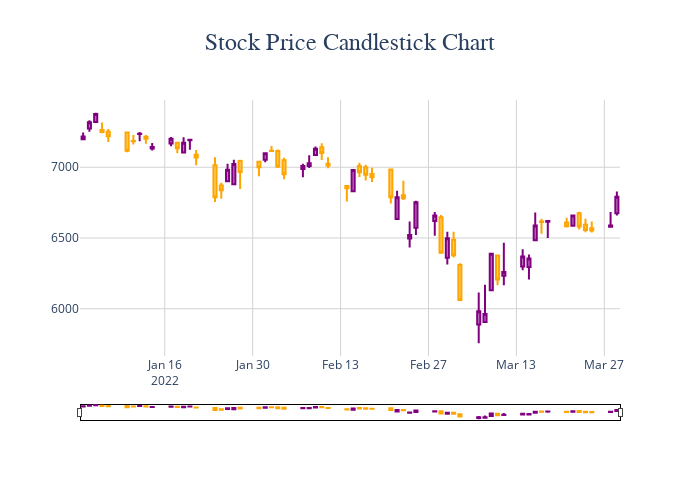

Here is the notebook cell this chart was saved with:
### Markdown cell above
## Custom layout

-  **Title**: Added a title to the chart using `update_layout`

- **Background Color**: Set the background color of the plot to white

- **Grid Lines**: Added grid lines to both the `x` and `y` axes for easier reference

- **Candlestick Border Customization**: Customized the color and width of the candlestick borders for increasing (`purple`) and decreasing (`orange`) periods

- **Range Slider**: Enabled the range slider for zooming in and out on the `x-axis`. Customized its appearance by setting the thickness, background color, border color, and border width

These customizations enhance the aesthetics and functionality of your candlestick chart, making it more **informative** and visually **appealing**.

### Code cell
fig = go.Figure(data=[go.Candlestick(
                x = stock_data.index, # date values
                open = stock_data['Open'],
                high = stock_data['High'],
                low = stock_data['Low'],
                close = stock_data['Close'],
                increasing_line_color = 'purple',
                decreasing_line_color = 'orange',
                name='Candlesticks')])

# Add a title
fig.update_layout(
    title="Stock Price Candlestick Chart",
    title_x=0.5,  # Center the title

    # Customize the font and size of the title
    title_font=dict(size=24, family="Arial"),

    # Set the background color of the plot
    plot_bgcolor='white',

    # Customize the grid lines
    xaxis=dict(showgrid=True, gridwidth=1, gridcolor='lightgray'),
    yaxis=dict(showgrid=True, gridwidth=1, gridcolor='lightgray'),
)

# Add a range slider and customize it
fig.update_layout(
    xaxis_rangeslider_visible=True,  # Show the range slider

    # Customize the range slider's appearance
    xaxis_rangeslider=dict(
        thickness=0.05,  # Set the thickness of the slider
        bordercolor='black',  # Set the border color
        borderwidth=1,  # Set the border width
    )
)

# Set layout size
fig.update_layout(
    autosize=False,
    width=700,  
    height=500)

### Figure 1 — Plotly figure (JSON) as saved in the notebook; plotly's stock layout.template omitted (floating-point values rounded to 4 significant figures)
{"data": [{"close": [7217.0, 7317.0, 7376.0, 7250.0, 7219.0, 7116.0, 7183.0, 7237.0, 7201.0, 7143, 7202.0, 7134.0, 7173.0, 7194.0, 7069.0, 6788.0, 6838.0, 6982.0, 7024.0, 6966.0, 6999.0, 7099.0, 7115.0, 7006.0, 6951.0, 7009.0, 7028.0, 7131.0, 7102.0, 7012.0, 6852.0, 6980.0, 6965.0, 6947.0, 6930.0, 6788.0, 6788.0, 6781.0, 6521.0, 6752.0, 6659.0, 6396.0, 6498.0, 6378.0, 6062.0, 5982.0, 5963.0, 6388.0, 6207.0, 6260.0, 6370.0, 6355, 6589.0, 6613.0, 6620.0, 6582.0, 6659.0, 6581.0, 6556.0, 6554.0, 6589.0, 6792.0], "decreasing": {"line": {"color": "orange"}}, "high": [7246.0, 7332.0, 7385.0, 7316.0, 7270.0, 7250.0, 7228.0, 7250.0, 7227.0, 7171.0, 7214.0, 7175.0, 7211.0, 7200.0, 7122.0, 7071.0, 6891.0, 7024.0, 7053.0, 7053, 7043.0, 7105.0, 7151.0, 7126.0, 7066.0, 7026.0, 7086.0, 7146.0, 7170.0, 7071.0, 6875.0, 6983.0, 7032.0, 7017.0, 6996.0, 6987.0, 6835.0, 6905.0, 6617.0, 6763.0, 6685.0, 6662.0, 6544.0, 6544.0, 6321.0, 6115.0, 6170.0, 6388.0, 6381.0, 6466.0, 6421.0, 6384.0, 6680, 6635.0, 6620.0, 6642.0, 6667.0, 6685.0, 6637.0, 6616.0, 6684.0, 6829.0], "increasing": {"line": {"color": "purple"}}, "low": [7196.0, 7250.0, 7314.0, 7241.0, 7178.0, 7106.0, 7160.0, 7183.0, 7167.0, 7119.0, 7149.0, 7098.0, 7104.0, 7124.0, 7013.0, 6754.0, 6777.0, 6902.0, 6874.0, 6846.0, 6937.0, 7036.0, 7109.0, 6995.0, 6915.0, 6930.0, 6994.0, 7086.0, 7052.0, 6992.0, 6757.0, 6823.0, 6931.0, 6906.0, 6895.0, 6744.0, 6634.0, 6768.0, 6433.0, 6522.0, 6516.0, 6396.0, 6312.0, 6362.0, 6062.0, 5756.0, 5903.0, 6123.0, 6166.0, 6165.0, 6272.0, 6206.0, 6482.0, 6531.0, 6500.0, 6574.0, 6579.0, 6559.0, 6541.0, 6539.0, 6572.0, 6659.0], "name": "Candlesticks", "open": [7197.0, 7274.0, 7320.0, 7264, 7251.0, 7245.0, 7185.0, 7235.0, 7215.0, 7133.0, 7168.0, 7172.0, 7104.0, 7190.0, 7088.0, 7015.0, 6870.0, 6902.0, 6880.0, 7043.0, 7040.0, 7052.0, 7117.0, 7115.0, 7050.0, 6987.0, 7008.0, 7086.0, 7142.0, 7026.0, 6868.0, 6831.0, 7010.0, 6999.0, 6952.0, 6984.0, 6634.0, 6802.0, 6496.0, 6572.0, 6620.0, 6646.0, 6360.0, 6488.0, 6308.0, 5888.0, 5907.0, 6131.0, 6377.0, 6233.0, 6299.0, 6295.0, 6484.0, 6617.0, 6614.0, 6609.0, 6587.0, 6675.0, 6593.0, 6569.0, 6579.0, 6675.0], "type": "candlestick", "x": ["2022-01-03T00:00:00", "2022-01-04T00:00:00", "2022-01-05T00:00:00", "2022-01-06T00:00:00", "2022-01-07T00:00:00", "2022-01-10T00:00:00", "2022-01-11T00:00:00", "2022-01-12T00:00:00", "2022-01-13T00:00:00", "2022-01-14T00:00:00", "2022-01-17T00:00:00", "2022-01-18T00:00:00", "2022-01-19T00:00:00", "2022-01-20T00:00:00", "2022-01-21T00:00:00", "2022-01-24T00:00:00", "2022-01-25T00:00:00", "2022-01-26T00:00:00", "2022-01-27T00:00:00", "2022-01-28T00:00:00", "2022-01-31T00:00:00", "2022-02-01T00:00:00", "2022-02-02T00:00:00", "2022-02-03T00:00:00", "2022-02-04T00:00:00", "2022-02-07T00:00:00", "2022-02-08T00:00:00", "2022-02-09T00:00:00", "2022-02-10T00:00:00", "2022-02-11T00:00:00", "2022-02-14T00:00:00", "2022-02-15T00:00:00", "2022-02-16T00:00:00", "2022-02-17T00:00:00", "2022-02-18T00:00:00", "2022-02-21T00:00:00", "2022-02-22T00:00:00", "2022-02-23T00:00:00", "2022-02-24T00:00:00", "2022-02-25T00:00:00", "2022-02-28T00:00:00", "2022-03-01T00:00:00", "2022-03-02T00:00:00", "2022-03-03T00:00:00", "2022-03-04T00:00:00", "2022-03-07T00:00:00", "2022-03-08T00:00:00", "2022-03-09T00:00:00", "2022-03-10T00:00:00", "2022-03-11T00:00:00", "2022-03-14T00:00:00", "2022-03-15T00:00:00", "2022-03-16T00:00:00", "2022-03-17T00:00:00", "2022-03-18T00:00:00", "2022-03-21T00:00:00", "2022-03-22T00:00:00", "2022-03-23T00:00:00", "2022-03-24T00:00:00", "2022-03-25T00:00:00", "2022-03-28T00:00:00", "2022-03-29T00:00:00"]}], "layout": {"autosize": false, "height": 500, "plot_bgcolor": "white", "title": {"font": {"family": "Arial", "size": 24}, "text": "Stock Price Candlestick Chart", "x": 0.5}, "width": 700, "xaxis": {"gridcolor": "lightgray", "gridwidth": 1, "rangeslider": {"bordercolor": "black", "borderwidth": 1, "thickness": 0.05, "visible": true}, "showgrid": true}, "yaxis": {"gridcolor": "lightgray", "gridwidth": 1, "showgrid": true}}}
